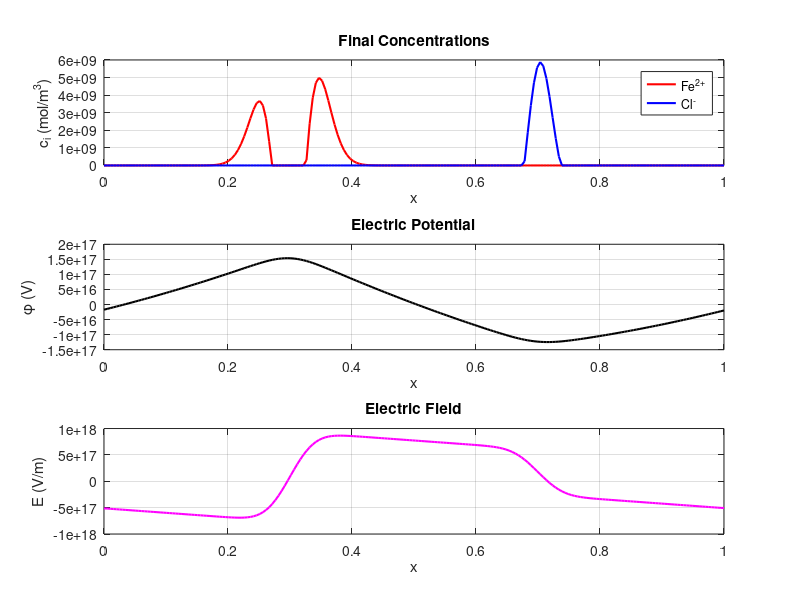
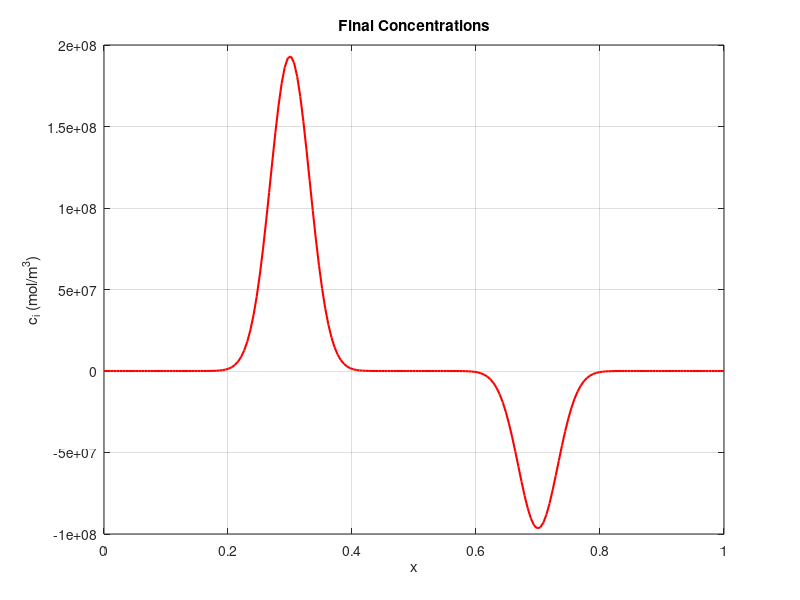

Write MATLAB code to recreate these figures, in order.
#!/usr/bin/env -S octave --no-gui --quiet
set(0, "defaultfigurevisible", "off");  % hide figure window
addpath(genpath("./../../src"));  % add src folder to path


clear; clc;

% -------------------------------------------------------------------------
% Parameters
% -------------------------------------------------------------------------
Nx = 200;
Lx = 1.0;              % domain length (m)
dx = Lx / (Nx - 1);
x  = linspace(0, Lx, Nx);

epsilon0 = 8.854e-12;  % vacuum permittivity (F/m)
F = 96485;             % Faraday constant (C/mol)

mu_Fe = 5e-10;         % mobility of Fe2+
mu_Cl = 5e-10;         % mobility of Cl-
dt = 0.001;            % time step (s)
nsteps = 1;          % number of time steps

% -------------------------------------------------------------------------
% Initial mole fractions → concentrations (mol/m³)
% -------------------------------------------------------------------------
X_Fe = 0.5 * exp(-((x - 0.3).^2) / 0.002);
X_Cl = 0.5 * exp(-((x - 0.7).^2) / 0.002);

X_Fe = X_Fe / max(X_Fe);
X_Cl = X_Cl / max(X_Cl);
c_total = 1000;         % mol/m³ (≈1 M electrolyte)
c_Fe = X_Fe * c_total;
c_Cl = X_Cl * c_total;

z_Fe =  2;  % Fe2+
z_Cl = -1;  % Cl-

% -------------------------------------------------------------------------
% Time evolution loop
% -------------------------------------------------------------------------
for step = 1:nsteps
    % --- Total charge density from concentrations ---
    rho = F * (z_Fe * c_Fe + z_Cl * c_Cl);

    % --- Solve Poisson equation using FFT ---
    rho_hat = fft(rho);
    k = (2*pi/Lx) * [0:(Nx/2-1) -Nx/2:-1];
    k2 = k.^2;  k2(1) = 1;
    phi_hat = rho_hat ./ (epsilon0 * k2);
    phi_hat(1) = 0;
    phi = real(ifft(phi_hat));

    % --- Electric field ---
    E = -gradient(phi, dx);

    % --- Ionic fluxes (drift only) ---
    J_Fe =  mu_Fe * z_Fe * F * c_Fe .* E;
    J_Cl =  mu_Cl * z_Cl * F * c_Cl .* E;

    % --- Time evolution of concentrations (ċ = -∇·J/Fz) ---
    c_Fe = c_Fe - dt * gradient(J_Fe, dx) / (F * z_Fe);
    c_Cl = c_Cl - dt * gradient(J_Cl, dx) / (F * z_Cl);

    % --- Keep within physical range ---
    c_Fe(c_Fe < 0) = 0;
    c_Cl(c_Cl < 0) = 0;

    if mod(step, 100) == 0
        fprintf('Step %d completed\n', step);
    end
end

% -------------------------------------------------------------------------
% Plot results
% -------------------------------------------------------------------------
figure;

subplot(3,1,1)
plot(x, c_Fe, 'r', 'LineWidth', 1.5); hold on;
plot(x, c_Cl, 'b', 'LineWidth', 1.5);
xlabel('x'); ylabel('c_i (mol/m^3)');
legend('Fe^{2+}','Cl^-');
title('Final Concentrations');
grid on;

subplot(3,1,2)
plot(x, phi, 'k', 'LineWidth', 1.5);
xlabel('x'); ylabel('\phi (V)');
title('Electric Potential');
grid on;

subplot(3,1,3)
plot(x, E, 'm', 'LineWidth', 1.5);
xlabel('x'); ylabel('E (V/m)');
title('Electric Field');
grid on;

print("ElectricField_Vectors.png", "-dpng");

figure;


plot(x, rho, 'r', 'LineWidth', 1.5);
xlabel('x'); ylabel('c_i (mol/m^3)');
title('Final Concentrations');
grid on;

print("Density.png", "-dpng");

